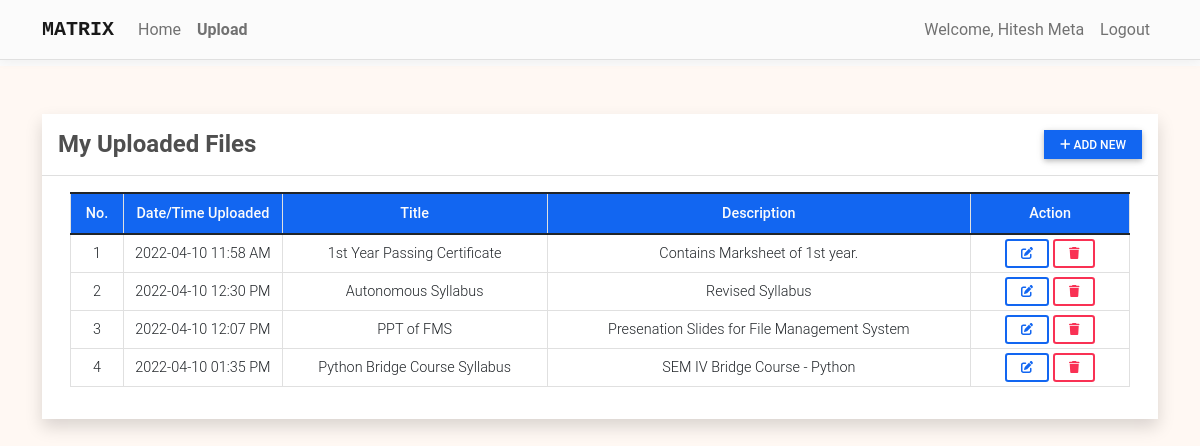
Screenshot of /my_posts (signed in) with the database file from the repository.
### fmsApp/models.py (models this page shows, shortened)
class Post(models.Model):
    user = models.ForeignKey(User, on_delete=models.CASCADE)
    title = models.CharField(max_length=250)
    description = models.TextField(blank=True, null=True)
    file_path = models.FileField(upload_to='uploads/', blank=True, null=True)
    date_created = models.DateTimeField(default=timezone.now)
    date_updated = models.DateTimeField(auto_now=True)

### fmsApp/views.py (the view)
# urls.py: path('my_posts', views.posts_mgt, name='posts-page'),
@login_required
def posts_mgt(request):
    context['page_title'] = 'Uploads'
    posts = Post.objects.filter(user = request.user).order_by('title', '-date_created').all()
    context['posts'] = posts
    return render(request, 'posts_mgt.html', context)

### fmsApp/templates/posts_mgt.html (shortened to what this page needs)
{% extends 'base.html' %} {% block pageContent %}
    <div class="col-lg-12 col-md-12 col-sm-12 col-xs-12" style="min-height: 100vh">
        <div class="card card-default rounded-0 shadow">
            <div class="card-header">
                <div class="d-flex w-100 align-items-center justify-content-between">
                    <h4 class="card-title fw-bold mt-2">My Uploaded Files</h4>
                    <div class="tools">
                        <button type="button" class="btn btn-primary rounded-0 btn-sm" id='add_new'><i
                                class="fa fa-plus"></i> Add New
                        </button>
                    </div>
                </div>
            </div>
            <div class="card-body">
                <div class="container-fluid">
                    <table class="table table-bordered">
                        <colgroup>
                            <col width="5%">
                            <col width="15%">
                            <col width="25%">
                            <col width="40%">
                            <col width="15%">
                        </colgroup>
                        <thead>
                        <tr class="bg-primary text-light">
                            <th class="px-2 py-2 text-center">No.</th>
                            <th class="px-2 py-2 text-center">Date/Time Uploaded</th>
                            <th class="px-2 py-2 text-center">Title</th>
                            <th class="px-2 py-2 text-center">Description</th>
                            <th class="px-2 py-2 text-center">Action</th>
                        </tr>
                        </thead>
                        <tbody>
                        {% for post in posts %}
                            <tr>
                                <td class="px-2 py-1 align-middle text-center">{{ forloop.counter }}</td>
                                <td class="px-2 py-1 align-middle text-center">{{ post.date_created|date:"Y-m-d h:i A" }}</td>
                                <td class="px-2 py-1 align-middle text-center">{{ post.title }}</td>
                                <td class="px-2 py-1 align-middle text-center"><p
                                        class="m-0 text-truncate">{{ post.description }}</p></td>
                                <td class="px-2 py-1 align-middle text-center">
                                    <a class="btn btn-outline-primary btn-sm edit-data" href="javascript:void(0)"
                                       data-id="{{ post.pk }}" title="Edit">
                                        <i class="fa fa-edit"></i>
                                    </a>
                                    <button class="btn btn-outline-danger btn-sm delete-data" type="button"
                                            data-id="{{ post.pk }}" title="Delete">
                                        <i class="fa fa-trash"></i>
                                    </button>
                                </td>
                            </tr>
                        {% endfor %}
                        </tbody>
                    </table>
                </div>
            </div>
        </div>
    </div>
{% endblock pageContent %}

### fmsApp/templates/base.html (shortened to what this page needs)
{% load static %}
<!DOCTYPE html>
<html lang="en">
<head>
    <link rel="stylesheet" href="{% static 'assets/font-awesome/css/all.min.css' %}">
    <link rel="stylesheet" href="{% static 'assets/bootstrap/css/bootstrap.min.css' %}">
    <link rel="stylesheet" href="{% static 'assets/select2/dist/css/select2.min.css' %}">
    <link rel="stylesheet" href="{% static 'assets/mdb-blogtemplate/css/mdb.min.css' %}" />
    <link rel="stylesheet" href="{% static 'assets/DataTables/datatables.min.css' %}" />
    <link rel="stylesheet" href="{% static 'assets/default/css/style.css' %}">
</head>
<body class="">
    {% block TopNavigation %} {% include "TopNavigation.html" %} {% endblock TopNavigation %}
    <main class="py-5 background-color">
        <div class="container mb-3">
             {% block pageContent %} {% endblock pageContent %}
        </div>
    </main>
</body>
</html>

### fmsApp/templates/topNavigation.html (shortened to what this page needs)
{% load static %}
<header>
    <nav class="navbar navbar-expand-lg navbar-light bg-light fixed-top shadow-1 border-bottom">
        <div class="container">
            <a class="navbar-brand font-monospace font-weight-bold" href="{% url 'home-page' %}">
                MATRIX
            </a>
            <div class="collapse navbar-collapse" id="navbarExample01">
                <ul class="navbar-nav me-auto mb-2 mb-lg-0" id="topNav">
                    {% if user.id %}
                    <li class="nav-item">
                        <a class="nav-link" aria-current="page" href="{% url 'home-page' %}">Home</a>
                    </li>
                    <li class="nav-item">
                        <a class="nav-link" aria-current="page" href="{% url 'posts-page' %}">Upload</a>
                    </li>
                    {% endif %}
                </ul>
                <ul class="navbar-nav d-flex flex-row">
                    {% if user.id %} {% if user.profile.user_type == 1 %} {% endif %}
                    <li class="nav-item me-3 me-lg-0">
                        <a class="nav-link" href="{% url 'profile' %}">
                            Welcome, {{ user.first_name }} {{user.last_name}}
                        </a>
                    </li>
                    <li class="nav-item me-3 me-lg-0">
                        <a class="nav-link" href="{% url 'logout' %}">Logout</a>
                    </li>
                    {% endif %}
                </ul>
            </div>
        </div>
    </nav>
    <div id="intro" class="pt-2 text-center bg-light">
    </div>
</header>

### static/assets/default/css/style.css (style rules this page uses)
html, body { height: 100%; width: 100%; max-height: 100%; overflow: auto; display: flex; flex-direction: column; }
body>header { flex-shrink: auto; }
body>main { flex-shrink: auto; flex-grow: auto; overflow: auto; }
.nav-item.active a.nav-link { font-weight: bolder !important; }

### fmsApp/templates/base.html (style rules this page uses)
.background-color { background-color: #FFF8F3; }

### fmsApp/templates/topNavigation.html (style rules this page uses)
#intro { margin-top: 58px; }

### rows the page displays
Post: date_created "2022-04-10 11:58 AM", title "1st Year Passing Certificate", description "Contains Marksheet of 1st year."
Post: date_created "2022-04-10 12:30 PM", title "Autonomous Syllabus", description "Revised Syllabus"
Post: date_created "2022-04-10 12:07 PM", title "PPT of FMS", description "Presenation Slides for File Management System"
Post: date_created "2022-04-10 01:35 PM", title "Python Bridge Course Syllabus", description "SEM IV Bridge Course - Python"

### other values shown
{{ user.first_name }} "Hitesh"
{{ user.last_name }} "Meta"
